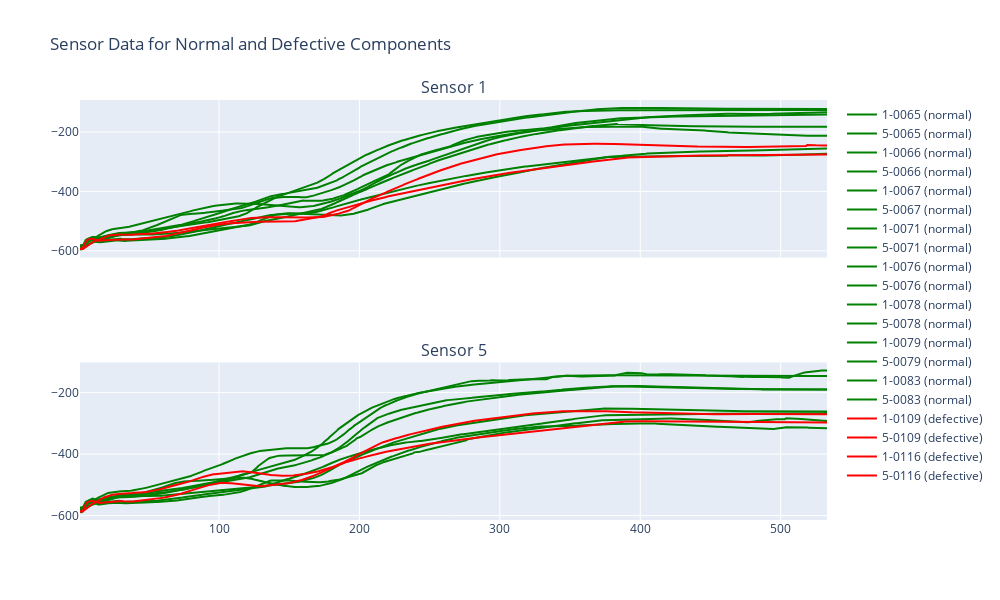

This figure's notebook cell:
### Code cell
import pandas as pd
import plotly.graph_objs as go
from plotly.subplots import make_subplots
 
# pick normal components to compare
#normal_components = ['0005','0006', '0007', '0010', '0011', '0016', '0018', '0019']
#normal_components = ['0021', '0035', '0038', '0039', '0041', '0043', '0045', '0047', '0050']
normal_components = ['0065', '0066', '0067', '0071', '0076', '0078', '0079', '0083']
#normal_components = ['0084', '0089', '0092', '0095', '0096', '0097', '0098', '0099', '0112']

defective_components = ['0109', '0116']
normal_control_components = ['0008', '0064']

normal_components_full_list=[
    '0005', '0006', '0007', '0010', '0011', '0016', '0018', '0019',
    '0021', '0035', '0038', '0039', '0041', '0043', '0045', '0047', '0050',
    '0065', '0066', '0067', '0071', '0076', '0078', '0079', '0083',
    '0084', '0089', '0092', '0095', '0096', '0097', '0098', '0099', '0112'
]

fig = make_subplots(rows=2, cols=1, shared_xaxes=True,
                    subplot_titles=('Sensor 1', 'Sensor 5'))

# Plot normal components
for comp in normal_components:
    fig.add_trace(go.Scatter(x=data['momento'], y=data[f'1-{comp}'],
                             mode='lines', name=f'1-{comp} (normal)', line=dict(color='green')),
                  row=1, col=1)
    fig.add_trace(go.Scatter(x=data['momento'], y=data[f'5-{comp}'],
                             #mode='lines', name=f'5-{comp} (normal)', line=dict(color='green', dash='dot')),
                             mode='lines', name=f'5-{comp} (normal)', line=dict(color='green')),
                  row=2, col=1)

# Plot defective components
for comp in defective_components:
    fig.add_trace(go.Scatter(x=data['momento'], y=data[f'1-{comp}'],
                             mode='lines', name=f'1-{comp} (defective)', line=dict(color='red')),
                  row=1, col=1)
    fig.add_trace(go.Scatter(x=data['momento'], y=data[f'5-{comp}'],
                             #mode='lines', name=f'5-{comp} (defective)', line=dict(color='red', dash='dot')),
                             mode='lines', name=f'5-{comp} (defective)', line=dict(color='red')),
                  row=2, col=1)

fig.update_layout(height=600, width=1000, title_text='Sensor Data for Normal and Defective Components')
fig.show()

### Figure 1 — Plotly figure (JSON) as saved in the notebook; plotly's stock layout.template omitted (floating-point values rounded to 4 significant figures; data arrays with more than 128 entries replaced by an {"elided": "..."} marker saying what was removed)
{"data": [{"line": {"color": "green"}, "mode": "lines", "name": "1-0065 (normal)", "type": "scatter", "x": {"elided": "533 int values"}, "xaxis": "x", "y": {"elided": "533 float values"}, "yaxis": "y"}, {"line": {"color": "green"}, "mode": "lines", "name": "5-0065 (normal)", "type": "scatter", "x": {"elided": "533 int values"}, "xaxis": "x2", "y": {"elided": "533 float values"}, "yaxis": "y2"}, {"line": {"color": "green"}, "mode": "lines", "name": "1-0066 (normal)", "type": "scatter", "x": {"elided": "533 int values"}, "xaxis": "x", "y": {"elided": "533 float values"}, "yaxis": "y"}, {"line": {"color": "green"}, "mode": "lines", "name": "5-0066 (normal)", "type": "scatter", "x": {"elided": "533 int values"}, "xaxis": "x2", "y": {"elided": "533 float values"}, "yaxis": "y2"}, {"line": {"color": "green"}, "mode": "lines", "name": "1-0067 (normal)", "type": "scatter", "x": {"elided": "533 int values"}, "xaxis": "x", "y": {"elided": "533 float values"}, "yaxis": "y"}, {"line": {"color": "green"}, "mode": "lines", "name": "5-0067 (normal)", "type": "scatter", "x": {"elided": "533 int values"}, "xaxis": "x2", "y": {"elided": "533 float values"}, "yaxis": "y2"}, {"line": {"color": "green"}, "mode": "lines", "name": "1-0071 (normal)", "type": "scatter", "x": {"elided": "533 int values"}, "xaxis": "x", "y": {"elided": "533 float values"}, "yaxis": "y"}, {"line": {"color": "green"}, "mode": "lines", "name": "5-0071 (normal)", "type": "scatter", "x": {"elided": "533 int values"}, "xaxis": "x2", "y": {"elided": "533 float values"}, "yaxis": "y2"}, {"line": {"color": "green"}, "mode": "lines", "name": "1-0076 (normal)", "type": "scatter", "x": {"elided": "533 int values"}, "xaxis": "x", "y": {"elided": "533 float values"}, "yaxis": "y"}, {"line": {"color": "green"}, "mode": "lines", "name": "5-0076 (normal)", "type": "scatter", "x": {"elided": "533 int values"}, "xaxis": "x2", "y": {"elided": "533 float values"}, "yaxis": "y2"}, {"line": {"color": "green"}, "mode": "lines", "name": "1-0078 (normal)", "type": "scatter", "x": {"elided": "533 int values"}, "xaxis": "x", "y": {"elided": "533 float values"}, "yaxis": "y"}, {"line": {"color": "green"}, "mode": "lines", "name": "5-0078 (normal)", "type": "scatter", "x": {"elided": "533 int values"}, "xaxis": "x2", "y": {"elided": "533 float values"}, "yaxis": "y2"}, {"line": {"color": "green"}, "mode": "lines", "name": "1-0079 (normal)", "type": "scatter", "x": {"elided": "533 int values"}, "xaxis": "x", "y": {"elided": "533 float values"}, "yaxis": "y"}, {"line": {"color": "green"}, "mode": "lines", "name": "5-0079 (normal)", "type": "scatter", "x": {"elided": "533 int values"}, "xaxis": "x2", "y": {"elided": "533 float values"}, "yaxis": "y2"}, {"line": {"color": "green"}, "mode": "lines", "name": "1-0083 (normal)", "type": "scatter", "x": {"elided": "533 int values"}, "xaxis": "x", "y": {"elided": "533 float values"}, "yaxis": "y"}, {"line": {"color": "green"}, "mode": "lines", "name": "5-0083 (normal)", "type": "scatter", "x": {"elided": "533 int values"}, "xaxis": "x2", "y": {"elided": "533 float values"}, "yaxis": "y2"}, {"line": {"color": "red"}, "mode": "lines", "name": "1-0109 (defective)", "type": "scatter", "x": {"elided": "533 int values"}, "xaxis": "x", "y": {"elided": "533 float values"}, "yaxis": "y"}, {"line": {"color": "red"}, "mode": "lines", "name": "5-0109 (defective)", "type": "scatter", "x": {"elided": "533 int values"}, "xaxis": "x2", "y": {"elided": "533 float values"}, "yaxis": "y2"}, {"line": {"color": "red"}, "mode": "lines", "name": "1-0116 (defective)", "type": "scatter", "x": {"elided": "533 int values"}, "xaxis": "x", "y": {"elided": "533 float values"}, "yaxis": "y"}, {"line": {"color": "red"}, "mode": "lines", "name": "5-0116 (defective)", "type": "scatter", "x": {"elided": "533 int values"}, "xaxis": "x2", "y": {"elided": "533 float values"}, "yaxis": "y2"}], "layout": {"annotations": [{"font": {"size": 16}, "showarrow": false, "text": "Sensor 1", "x": 0.5, "xanchor": "center", "xref": "paper", "y": 1, "yanchor": "bottom", "yref": "paper"}, {"font": {"size": 16}, "showarrow": false, "text": "Sensor 5", "x": 0.5, "xanchor": "center", "xref": "paper", "y": 0.375, "yanchor": "bottom", "yref": "paper"}], "height": 600, "title": {"text": "Sensor Data for Normal and Defective Components"}, "width": 1000, "xaxis": {"anchor": "y", "domain": [0, 1], "matches": "x2", "showticklabels": false}, "xaxis2": {"anchor": "y2", "domain": [0, 1]}, "yaxis": {"anchor": "x", "domain": [0.625, 1]}, "yaxis2": {"anchor": "x2", "domain": [0, 0.375]}}}
